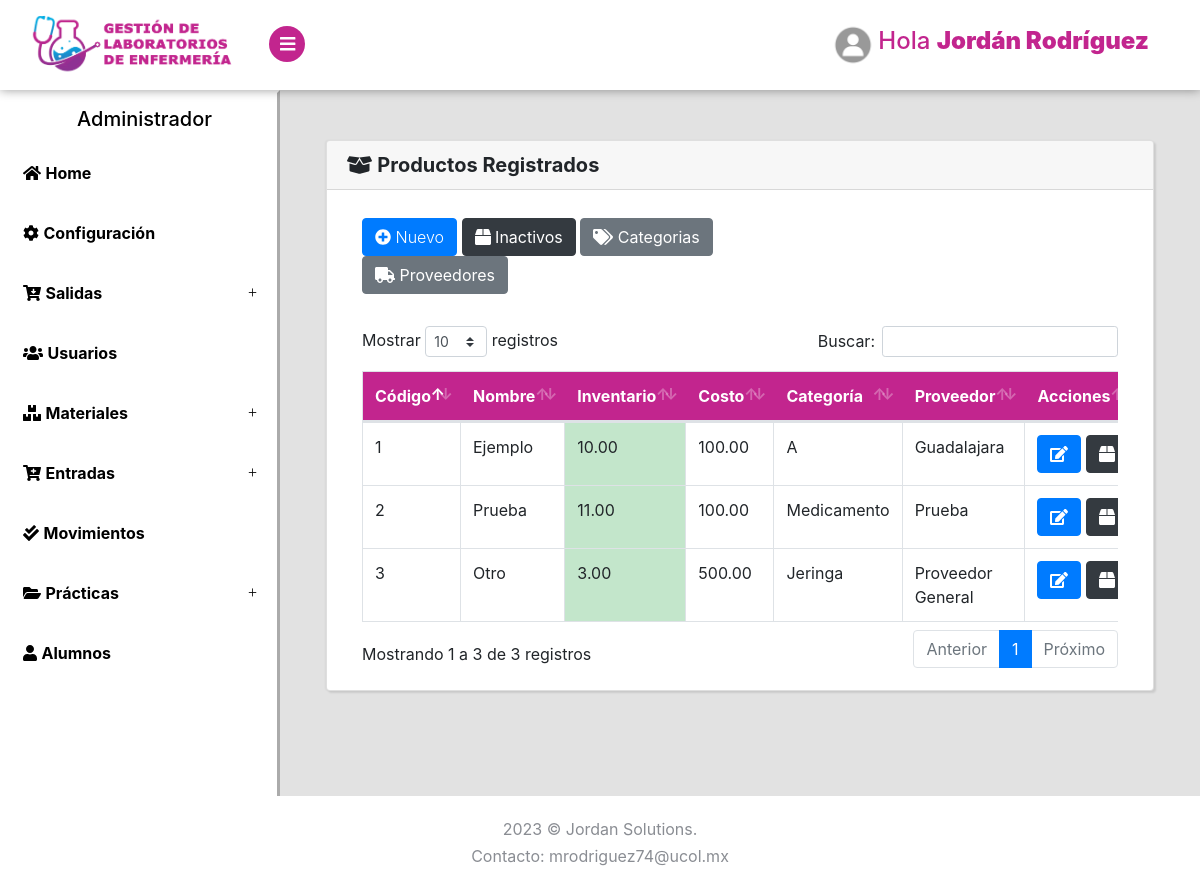
Screenshot of /Productos/Listar (signed in) with the database file from the repository.
### tables this page shows
CREATE TABLE `productos` (
  `id` int(11) NOT NULL,
  `codigo` varchar(20) NOT NULL,
  `nombre` varchar(255) NOT NULL,
  `cantidad` decimal(10,2) NOT NULL DEFAULT 0.00,
  `precio` decimal(10,2) NOT NULL,
  `minimo` int(10) NOT NULL,
  `categoria` varchar(40) DEFAULT NULL,
  `proveedor` varchar(40) NOT NULL,
  `tipo` varchar(30) NOT NULL,
  `estado` tinyint(4) NOT NULL DEFAULT 1
);

### Libraries/Core/Views.php (called while the page is built)
<?php
class Views{
    function getView($controller, $view, $alert="", $data1 = "", $data2 = "", $data3 = "", $data4 = "", $data5 = "")
    {
        $controller = get_class($controller);
        if ($controller == "Login") {
            $view = "Views/".$view.".php";
        }else{
            $view = "Views/" . $controller . "/" . $view . ".php";
        }
        require_once($view);
    }
}
?>

### Controller/Productos.php (called while the page is built, shortened)
<?php
class Productos extends Controllers
{
    public function Listar()
    {
        $data1 = $this->model->selectProductos();
        $data2 = $this->model->selectCat();
        $data3 = $this->model->selectPro();
        $this->views->getView($this, "Listar", "",$data1, $data2, $data3);
    }
}
?>

### index.php (called while the page is built, shortened)
<?php
require_once("Helpers/Helpers.php");
require_once("Libraries/Core/Load.php");
?>

### Helpers/Helpers.php (called while the page is built, shortened)
<?php
function base_url()
{
    return BASE_URL;
}
?>

### Libraries/Core/Mysql.php (called while the page is built, shortened)
<?php
class Mysql extends Conexion{
    private $conexion;
    function __construct()
    {
        $this->conexion = new Conexion();
        $this->conexion = $this->conexion->conect();
    }
    public function select_all(string $query){
        $this->strquery = $query;
        $result = $this->conexion->prepare($this->strquery);
        $result->execute();
        $data = $result->fetchall(PDO::FETCH_ASSOC);
        return $data;
    }
}
?>

### Libraries/Core/Conexion.php (called while the page is built)
<?php
class Conexion{
    private $conect;
    public function __construct()
    {
      $conexion = "mysql:host=".HOST.";dbname=".BD.";.CHARSET.";
      try {
          $this->conect = new PDO($conexion, DB_USER, PASS);
          $this->conect->setAttribute(PDO::ATTR_ERRMODE, PDO::ERRMODE_EXCEPTION);
      } catch (PDOException $e) {
          $this->conect = "Error en la conexion";
          echo "Error: " . $e->getMessage();
      }
    }
    public function conect()
    {
        return $this->conect;
    }
}
?>

### Models/ProductosModel.php (called while the page is built, shortened)
<?php
class ProductosModel extends Mysql{
    public function selectProductos()
    {
        $sql = "SELECT * FROM productos WHERE estado = 1";
        $res = $this->select_all($sql);
        return $res;
    }
}
?>

### Views/Productos/Listar.php (the view, shortened to what this page needs)
<?php if($_SESSION['rol'] <= 2){ ?>
<div class="page-content bg-light">
    <section>
        <div class="container-fluid container-fluidwelcome"  >
            <div class="row">
                <div class="col-lg-4 mt-2">
                </div>
                <div class="col-lg-4 mt-2">
                <img src="../assets/img/unicornio.png" style="height: 400px; ">
                <h2 class="h5 no-margin-bottom" style="text-align: center">Error: No tienes autorización para ingresar a esta página</h2>
                </div>
                <div class="col-lg-4 mt-2">
                </div>
            </div>
        </div>
    </section>
</div>
<?php }  else { ?>
<div class="page-content">
    <section>
        <div class="card container-fluid2">
            <h5 class="card-header"><i class="fas fa-box-open"></i> <strong>Productos Registrados</strong></h5>
            <div class="card-body">
                <div class="container-fluid">
                    <div class="row">
                        <div class="col-lg-12 mt-2">
                            <div class="row">
                                <div class="col-lg-8 mb-2">
                                    <button class="btn btn-primary" type="button" data-toggle="modal" data-target="#nuevo_producto"><i class="fas fa-plus-circle"></i> Nuevo</button>
                                    <a class="btn btn-dark" href="<?php echo base_url(); ?>Productos/eliminados"><i class="fas fa-box"></i> Inactivos</a>
                                    <a class="btn btn-secondary" href="<?php echo base_url(); ?>Productos/Categorias"><i class="fas fa-tags"></i> Categorias</a>
                                    <a class="btn btn-secondary" href="<?php echo base_url(); ?>Productos/Proveedores"><i class="fas fa-truck"></i> Proveedores</a>
                                </div>
                                <div class="col-lg-4">
                                </div>
                            </div>
                            <div class="table-responsive mt-4">
                                <table class="table table-hover table-bordered" id="Table">
                                    <thead class="thead-personality">
                                        <tr>
                                            <th>Código</th>
                                            <th>Nombre</th>
                                            <th>Inventario</th>
                                            <th>Costo</th>
                                            <th>Categoría</th>
                                            <th>Proveedor</th>
                                            <th>Acciones</th>
                                        </tr>
                                    </thead>
                                    <tbody>
                                        <?php foreach ($data1 as $cl) { ?>
                                            <tr>
                                                <td><?php echo $cl['codigo']; ?></td>
                                                <td><?php echo $cl['nombre']; ?></td>
                                                <?php if($cl['cantidad'] <= ($cl['minimo'])/2){ ?>
                                                <td class="table-danger"><?php echo $cl['cantidad']; ?></td>
                                                <?php }  else {if($cl['cantidad'] <= $cl['minimo']){ ?>
                                                <td class="table-warning"><?php echo $cl['cantidad']; ?></td>
                                                <?php }  else { ?>
                                                <td class="table-success"><?php echo $cl['cantidad']; ?></td>
                                                <?php } }?>
                                                <td><?php echo $cl['precio']; ?></td>
                                                <td><?php echo $cl['categoria']; ?></td>
                                                <td><?php echo $cl['proveedor']; ?></td>
                                                <td>
                                                    <a href="<?php echo base_url() ?>Productos/editar?id=<?php echo $cl['id']; ?>" class="btn btn-primary"><i class="fas fa-edit"></i></a>
                                                    <form action="<?php echo base_url() ?>Productos/eliminar?id=<?php echo $cl['id']; ?>" method="post" class="d-inline elim">
                                                        <button type="submit" class="btn btn-dark"><i class="fas fa-box"></i></button>
                                                    </form>
                                                </td>
                                            </tr>
                                        <?php } ?>
                                    </tbody>
                                </table>
                            </div>
                        </div>
                    </div>
                </div>
            </div>
        </div>
    </section>
</div>
<?php } ?>

### Assets/css/style.default.css (style rules this page uses)
:root { --blue: #15c2e9; --graylight: #e2e2e2; --grayheader: #F7F7F7; --lavanda: #c2258e; --black: #000; --white: #fff; }
body { position: relative; }
section { padding: 0 1rem; }
a { -webkit-transition: all 0.3s; transition: all 0.3s; display: inline-block; }
button { cursor: pointer; }
i, span, strong { display: inline-block; }
.card { margin-bottom: 30px; -webkit-box-shadow: 2px 2px 2px rgba(0, 0, 0, 0.1), -1px 0 2px rgba(0, 0, 0, 0.05); box-shadow: 2px 2px 2px rgba(0, 0, 0, 0.1), -1px 0 2px rgba(0, 0, 0, 0.05); }
.page-content { position: relative; background: var(--graylight); min-height: 100vh; width: calc(100% - 280px); padding: 0; padding-bottom: 70px; }
button, input[type="submit"] { cursor: pointer; font-family: inherit; font-weight: 300 !important; }
.table { margin-bottom: 0; color: #8a8d93; }
.table td, .table th { border-color: #343a40; }
.table thead th { border: none; }
.table-bordered td, .table-bordered th { border-color: #343a40; }
.btn { font-weight: 400; border: 1px solid transparent; padding: 0.45rem 0.75rem; font-size: 1rem; line-height: 1.5; border-radius: 0.25rem; -webkit-transition: color 0.15s ease-in-out, background-color 0.15s ease-in-out, border-color 0.15s ease-in-out, -webkit-box-shadow 0.15s ease-in-out; transition: color 0.15s ease-in-out, background-color 0.15s ease-in-out, border-color 0.15s ease-in-out, -webkit-box-shadow 0.15s ease-in-out; transition: color 0.15s ease-in-out, background-color 0.15s ease-in-out, border-color 0.15s ease-in-out, box-shadow 0.15s ease-in-out; transition: color 0.15s ease-in-out, background-color 0.15s ease-in-out, border-color 0.15s ease-in-out, box-shadow 0.15s ease-in-out, -webkit-box-shadow 0.15s ease-in-out; }
.btn-primary { color: color-yiq(#db6574); background-color: #db6574; border-color: #db6574; }
.btn-secondary { color: color-yiq(#868e96); background-color: #868e96; border-color: #868e96; }
.btn-dark { color: color-yiq(#212529); background-color: #212529; border-color: #212529; }
body { font-family: "Muli", sans-serif; font-size: 1rem; font-weight: 400; line-height: 1.5; color: #8a8d93; background-color: #fff; }
a { color: #db6574; text-decoration: none; }
h1, h2, h3, h4, h5, h6, .h1, .h2, .h3, .h4, .h5, .h6 { margin-bottom: 0.5rem; font-family: inherit; font-weight: 700; line-height: 1.2; color: inherit; }
h5, .h5 { font-size: 1.1rem; }
.card { background-color: #2d3035; border: 1px solid #34373d; border-radius: 0; }
.card-body { padding: 1.25rem; }
.card-header { padding: 0.75rem 1.25rem; background-color: rgba(0, 0, 0, 0.03); border-bottom: 1px solid #34373d; }
.card-header:first-child { border-radius: 0 0 0 0; }
.container-fluid2 { margin: 50px 30px; }
.thead-personality { background: var(--lavanda); color: var(--white); }

### rows the page displays
productos: codigo "1", nombre "Ejemplo", cantidad "10.00", precio "100.00", categoria "A", proveedor "Guadalajara"
productos: codigo "2", nombre "Prueba", cantidad "11.00", precio "100.00", categoria "Medicamento", proveedor "Prueba"
productos: codigo "3", nombre "Otro", cantidad "3.00", precio "500.00", categoria "Jeringa", proveedor "Proveedor General"

### other values shown
$_SESSION['nombre'] "Jordán Rodríguez"
